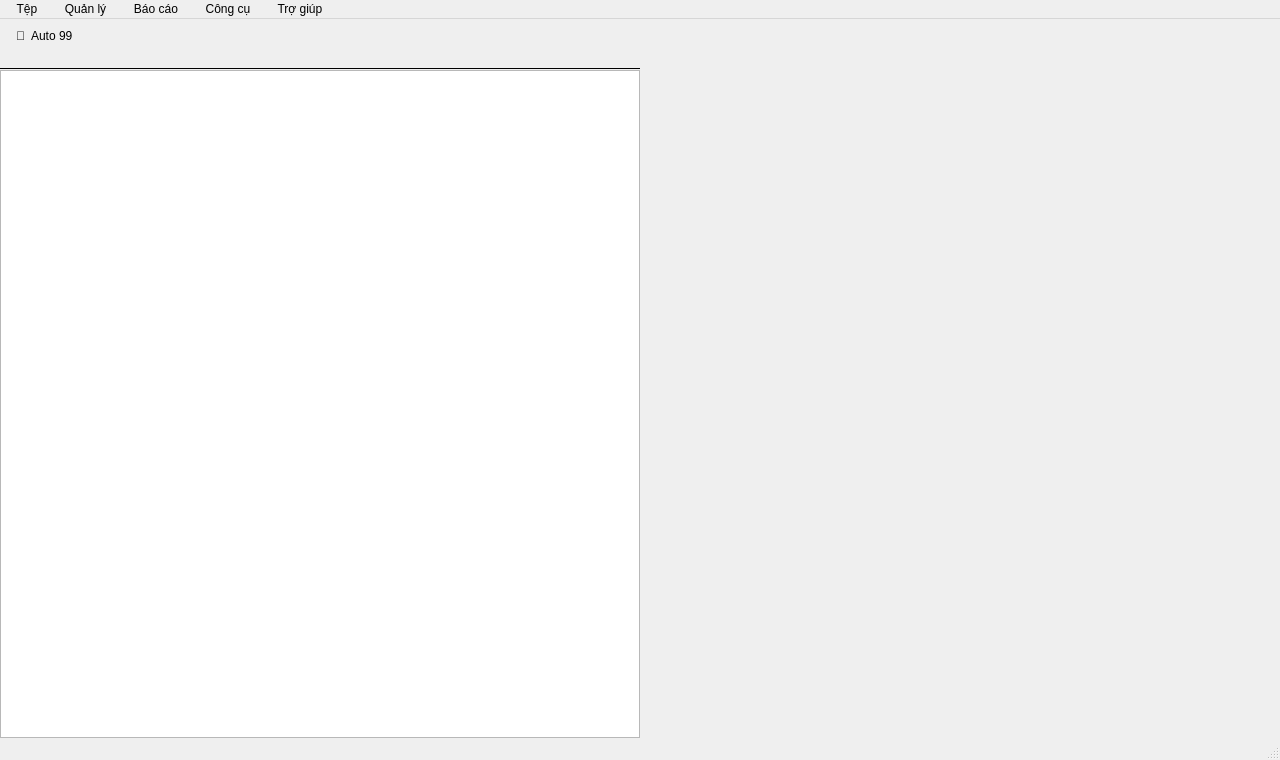
<?xml version="1.0" encoding="UTF-8"?>
<ui version="4.0">
 <class>MainWindow</class>
 <widget class="QMainWindow" name="MainWindow">
  <property name="geometry">
   <rect>
    <x>0</x>
    <y>0</y>
    <width>1280</width>
    <height>760</height>
   </rect>
  </property>
  <property name="minimumSize">
   <size>
    <width>1280</width>
    <height>760</height>
   </size>
  </property>
  <property name="windowTitle">
   <string>AutoViet — Hệ thống Quản lý Đại lý Xe Hơi v1.0</string>
  </property>
  <widget class="QWidget" name="centralwidget">
   <layout class="QHBoxLayout" name="main_layout">
    <property name="spacing">
     <number>0</number>
    </property>
    <property name="leftMargin">
     <number>0</number>
    </property>
    <property name="topMargin">
     <number>0</number>
    </property>
    <property name="rightMargin">
     <number>0</number>
    </property>
    <property name="bottomMargin">
     <number>0</number>
    </property>
    <item>
     <layout class="QVBoxLayout" name="sidebar_layout">
      <property name="spacing">
       <number>0</number>
      </property>
      <property name="leftMargin">
       <number>0</number>
      </property>
      <property name="topMargin">
       <number>0</number>
      </property>
      <property name="rightMargin">
       <number>0</number>
      </property>
      <property name="bottomMargin">
       <number>0</number>
      </property>
      <item>
       <layout class="QVBoxLayout">
        <property name="spacing">
         <number>2</number>
        </property>
        <property name="leftMargin">
         <number>16</number>
        </property>
        <property name="topMargin">
         <number>10</number>
        </property>
        <property name="rightMargin">
         <number>16</number>
        </property>
        <property name="bottomMargin">
         <number>8</number>
        </property>
        <item>
         <widget class="QLabel" name="lbl_logo">
          <property name="text">
           <string>🚗  Auto 99</string>
          </property>
         </widget>
        </item>
        <item>
         <widget class="QLabel" name="lbl_logo_sub">
          <property name="text">
           <string/>
          </property>
         </widget>
        </item>
       </layout>
      </item>
      <item>
       <widget class="QFrame" name="line_logo">
        <property name="frameShape">
         <enum>QFrame::HLine</enum>
        </property>
       </widget>
      </item>
      <item>
       <widget class="QTreeWidget" name="treeWidget">
        <property name="indentation">
         <number>14</number>
        </property>
        <property name="headerHidden">
         <bool>true</bool>
        </property>
        <column>
         <property name="text">
          <string>Menu</string>
         </property>
        </column>
       </widget>
      </item>
     </layout>
    </item>
    <item>
     <widget class="QStackedWidget" name="stackedWidget">
      <widget class="QWidget" name="page_dashboard"/>
      <widget class="QWidget" name="page_xe"/>
      <widget class="QWidget" name="page_khach_hang"/>
      <widget class="QWidget" name="page_don_hang"/>
      <widget class="QWidget" name="page_nhan_vien"/>
      <widget class="QWidget" name="page_dich_vu"/>
      <widget class="QWidget" name="page_bao_cao"/>
     </widget>
    </item>
   </layout>
  </widget>
  <widget class="QMenuBar" name="menubar">
   <property name="geometry">
    <rect>
     <x>0</x>
     <y>0</y>
     <width>1280</width>
     <height>21</height>
    </rect>
   </property>
   <widget class="QMenu" name="menu_file">
    <property name="title">
     <string>  Tệp  </string>
    </property>
    <addaction name="action_backup"/>
    <addaction name="separator"/>
    <addaction name="action_exit"/>
   </widget>
   <widget class="QMenu" name="menu_manage">
    <property name="title">
     <string>  Quản lý  </string>
    </property>
    <addaction name="action_xe"/>
    <addaction name="action_kh"/>
    <addaction name="action_dh"/>
    <addaction name="action_nv"/>
    <addaction name="action_dv"/>
   </widget>
   <widget class="QMenu" name="menu_report">
    <property name="title">
     <string>  Báo cáo  </string>
    </property>
    <addaction name="action_rpt_dt"/>
    <addaction name="action_rpt_tk"/>
    <addaction name="action_rpt_excel"/>
   </widget>
   <widget class="QMenu" name="menu_tools">
    <property name="title">
     <string>  Công cụ  </string>
    </property>
    <addaction name="action_refresh"/>
   </widget>
   <widget class="QMenu" name="menu_help">
    <property name="title">
     <string>  Trợ giúp  </string>
    </property>
    <addaction name="action_about"/>
   </widget>
   <addaction name="menu_file"/>
   <addaction name="menu_manage"/>
   <addaction name="menu_report"/>
   <addaction name="menu_tools"/>
   <addaction name="menu_help"/>
  </widget>
  <widget class="QStatusBar" name="statusbar"/>
  <action name="action_backup">
   <property name="text">
    <string>💾 Sao lưu dữ liệu</string>
   </property>
  </action>
  <action name="action_exit">
   <property name="text">
    <string>🚪 Thoát</string>
   </property>
   <property name="shortcut">
    <string>Ctrl+Q</string>
   </property>
  </action>
  <action name="action_xe">
   <property name="text">
    <string>🚗 Danh sách xe</string>
   </property>
  </action>
  <action name="action_kh">
   <property name="text">
    <string>👥 Khách hàng</string>
   </property>
  </action>
  <action name="action_dh">
   <property name="text">
    <string>📋 Đơn hàng</string>
   </property>
  </action>
  <action name="action_nv">
   <property name="text">
    <string>🧑 Nhân viên</string>
   </property>
  </action>
  <action name="action_dv">
   <property name="text">
    <string>🔧 Dịch vụ</string>
   </property>
  </action>
  <action name="action_rpt_dt">
   <property name="text">
    <string>📊 Báo cáo doanh thu</string>
   </property>
  </action>
  <action name="action_rpt_tk">
   <property name="text">
    <string>📦 Báo cáo tồn kho</string>
   </property>
  </action>
  <action name="action_rpt_excel">
   <property name="text">
    <string>📤 Xuất Excel tổng hợp</string>
   </property>
  </action>
  <action name="action_refresh">
   <property name="text">
    <string>🔄 Làm mới</string>
   </property>
   <property name="shortcut">
    <string>F5</string>
   </property>
  </action>
  <action name="action_about">
   <property name="text">
    <string>ℹ Giới thiệu</string>
   </property>
  </action>
 </widget>
 <resources/>
 <connections/>
</ui>
